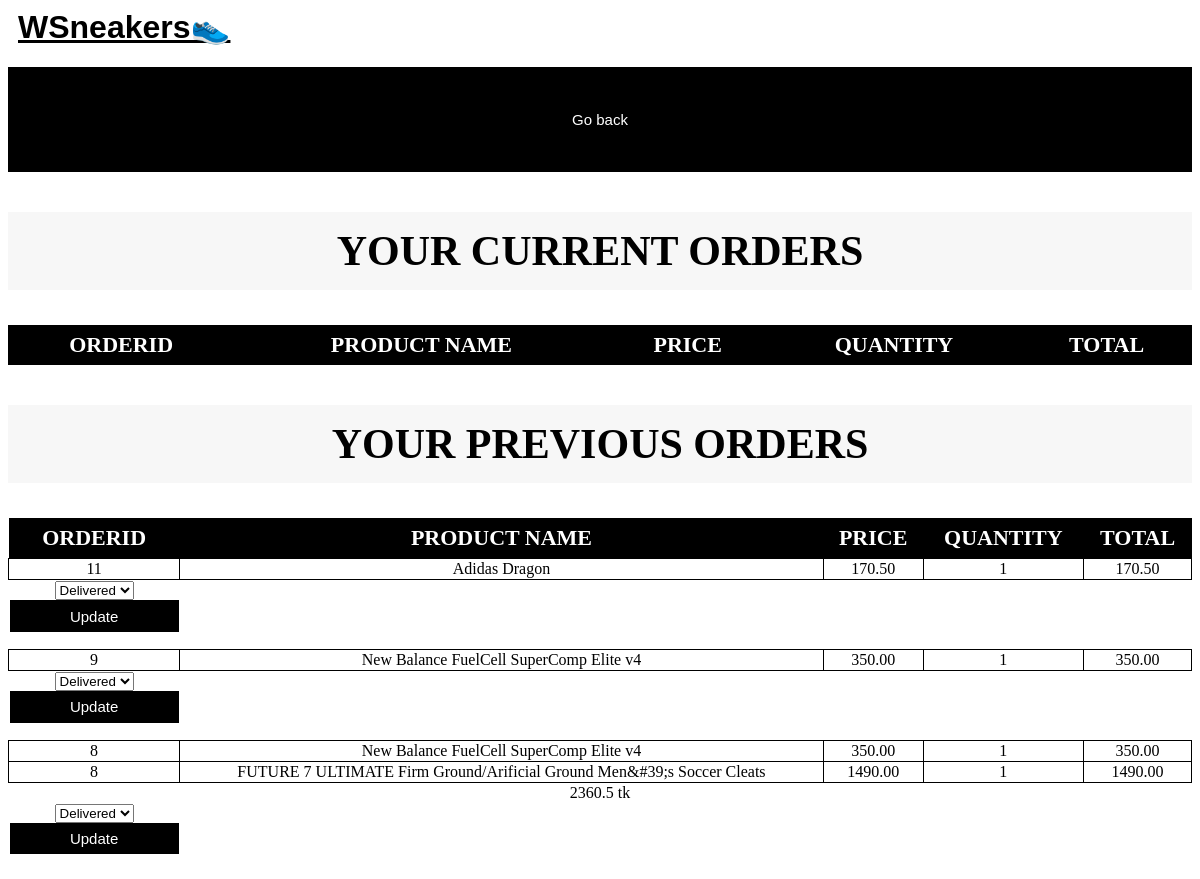
The page /sellerProfile/sellerorders.php (signed in) on the database its author committed.
### tables this page shows
CREATE TABLE `order` (
  `OrderID` int(10) NOT NULL,
  `Status` varchar(30) DEFAULT NULL,
  `CustomerID` int(10) DEFAULT NULL,
  `CouponID` int(10) DEFAULT NULL,
  `Total_Price` double(10,2) DEFAULT NULL,
  `Date` date DEFAULT NULL,
  `Address` varchar(100) DEFAULT NULL,
  `Payment_Type` varchar(120) NOT NULL
);

CREATE TABLE `product` (
  `ProductID` int(10) NOT NULL,
  `ProductName` varchar(100) DEFAULT NULL,
  `Price` double(6,2) DEFAULT NULL,
  `Quantity` int(3) DEFAULT NULL,
  `Image` text DEFAULT NULL,
  `ProductDesc` text DEFAULT NULL,
  `SellerID` int(10) DEFAULT NULL,
  `BrandID` int(11) DEFAULT NULL,
  `CategoryID` int(11) DEFAULT NULL
);

CREATE TABLE `order_items` (
  `OrderID` int(10) DEFAULT NULL,
  `ProductName` varchar(100) DEFAULT NULL,
  `Quantity` int(10) DEFAULT NULL
);

### order/orderRepo.php (called while the page is built, shortened)
<?php
class OrderRepo
{
    public static $instance;
    public static function getInstance(): OrderRepo
    {
        if (!isset(OrderRepo::$instance)) {
            OrderRepo::$instance = new OrderRepo();
        }
        return OrderRepo::$instance;
    }
    public function getOldOrdersforSeller($sellerID){
        $con = Db::getInstance()->getConnection();
        try {
            $result = mysqli_query($con, "SELECT o.OrderID, p.ProductID, p.ProductName, p.Price, oi.Quantity, (p.Price*oi.Quantity) as total, o.Status
                                            FROM `order` o
                                            INNER JOIN order_items oi on oi.OrderID=o.OrderID
                                            INNER JOIN product p on p.ProductName=oi.ProductName
                                            WHERE p.SellerID='$sellerID' AND o.Status='delivered'
                                            ORDER BY o.OrderID DESC;");
            if($result) return $result;
            else return false;
        } catch (Exception $e) {
            echo "Error: " . $e->getMessage() . "<br>";
            return false;
        }
    }
}

### sellerProfile/sellerorders.php (the view, shortened to what this page needs)
<?php
include("../order/orderRepo.php");
$o = OrderRepo::getInstance();
?>
<!DOCTYPE html>
<html lang="en">
<head>
    <link rel="stylesheet" href="sellerProfile.css">
</head>
<body>
    <form action='sellerProfile.php'>
        <button class="Button" type="submit">Go back</button>
    </form>
    <table>
        <h2>Your Current Orders</caption>
        <thead>
            <tr>
                <th>OrderID</th>
                <th>Product Name</th>
                <th>Price</th>
                <th>Quantity</th>
                <th>Total</th>
            </tr>
        </thead>
    </table>
    <table>
        <h2>Your Previous Orders</caption>
        <thead>
            <tr>
                <th>OrderID</th>
                <th>Product Name</th>
                <th>Price</th>
                <th>Quantity</th>
                <th>Total</th>
            </tr>
        </thead>
        <tbody>
        <?php
            $oldorders = $o->getOldOrdersforSeller($_SESSION['SellerID']);
            $total = 0;
            $laststatus = null;
            $currentOrderID = null;
            while ($row = $oldorders->fetch_assoc()){
                $previousOrderID = $currentOrderID;
                $currentOrderID = $row["OrderID"];
                if ($previousOrderID!=null && $previousOrderID!=$currentOrderID){
                    if ($laststatus==='pending'){
                        echo "<tr><td>
                            <form action='sellerorders.php' method='post'>
                            <select name='status'>
                                // Dropdown options for status
                                <option value='pending' class='status-option pending' selected>Pending</option>
                                <option value='shipped' class='status-option shipped'>Shipped</option>
                                <option value='delivered' class='status-option delivered'>Delivered</option>
                            </select>
                            <input type='hidden' name='order_id' value='".$previousOrderID."'>
                            <button type='submit' name='updatebtn' class='Button' style='padding:2%;'>Update</button>
                            </form></td></tr>";
                    }
                    elseif($laststatus==='delivered'){
                        echo "<tr><td>
                            <form action='sellerorders.php' method='post'>
                            <select name='status'>
                                // Dropdown options for status
                                <option value='pending' class='status-option pending'>Pending</option>
                                <option value='shipped' class='status-option shipped' selected>Shipped</option>
                                <option value='delivered' class='status-option delivered' selected>Delivered</option>
                            </select>
                            <input type='hidden' name='order_id' value='".$previousOrderID."'>
                            <button type='submit' name='updatebtn' class='Button' style='padding:2%;'>Update</button>
                            </form></td></tr>";
                    }
                }
                echo "<tr class='product-row'>";
                echo "<td data-label='OrderID'>" . $currentOrderID . "</td>";
                echo "<td data-label='Product Name'>" . $row["ProductName"] . "</td>";
                echo "<td data-label='Price'>" . $row["Price"] . "</td>";
                echo "<td data-label='Quantity'>" . $row["Quantity"] . "</td>";
                $total += $row["total"];
                echo "<td data-label='Total'>" . $row["total"] . "</td>";
                echo "</tr>";
                $laststatus = $row["Status"];
            }
            if ($currentOrderID !== null) {
                echo "<tr class='total-row'><td colspan='5' data-label='Total'>".$total." tk</td></tr>";
                if ($laststatus==='pending'){
                    echo "<tr><td>
                        <form action='sellerorders.php' method='post'>
                        <select name='status'>
                            // Dropdown options for status
                            <option value='pending' class='status-option pending' selected>Pending</option>
                            <option value='shipped' class='status-option shipped'>Shipped</option>
                            <option value='delivered' class='status-option delivered'>Delivered</option>
                        </select>
                        <input type='hidden' name='order_id' value='".$currentOrderID."'>
                        <button type='submit' name='updatebtn' class='Button' style='padding:2%;'>Update</button>
                        </form></td></tr>";
                }
                elseif($laststatus==='delivered'){
                    echo "<tr><td>
                        <form action='sellerorders.php' method='post'>
                        <select name='status'>
                            // Dropdown options for status
                            <option value='pending' class='status-option pending'>Pending</option>
                            <option value='shipped' class='status-option shipped'>Shipped</option>
                            <option value='delivered' class='status-option delivered' selected>Delivered</option>
                        </select>
                        <input type='hidden' name='order_id' value='".$currentOrderID."'>
                        <button type='submit' name='updatebtn' class='Button' style='padding:2%;'>Update</button>
                        </form></td></tr>";
                }
            }
        ?>
        </tbody>
    </table>
</body>
</html>

### header.css (style rules this page uses)
.homepage { font-family: sans-serif; color: black; margin-left: 10px; }

### sellerProfile/sellerProfile.css (style rules this page uses)
table { border-collapse: collapse; width: 100%; }
h2 { text-align: center; font-size: 42px; text-transform: uppercase; color: #000000; background-color: #f7f7f7; padding: 15px; margin-top: 40px; }
th, td { text-align: center; background-color: #ffffff; }
th { background-color: #000000; font-size: 22px; color: #ffffff; text-transform: uppercase; padding: 7px; }
.Button { background-color: black; border: 4px solid black; color: white; font-size: 15px; cursor: pointer; width: 100%; border-top: 4px solid black; border-bottom: 4px solid black; padding: 40px; }

### sellerProfile/sellerorders.php (style rules this page uses)
.product-row td { border: 1px solid black; }
.total-row td, .delivered-row td { border: none; text-align: center; }
.status-option { display: inline-block; margin-right: 10px; cursor: pointer; }
.status-option.delivered { background-color: #27b41a; color: white; display: inline-block; padding: 5px 10px; margin: 10px 0; }

### rows shown on the page
order: OrderID "11", product.ProductName "Adidas Dragon", product.Price "170.50", order_items.Quantity "1", total "170.50"
order: OrderID "9", product.ProductName "New Balance FuelCell SuperComp Elite v4", product.Price "350.00", order_items.Quantity "1", total "350.00"
order: OrderID "8", product.ProductName "New Balance FuelCell SuperComp Elite v4", product.Price "350.00", order_items.Quantity "1", total "350.00", product.ProductName "FUTURE 7 ULTIMATE Firm Ground/Arificial Ground Men&#39;s Soccer Cleats", product.Price "1490.00", total "1490.00"

### other values the page prints
$total "2360.5"
